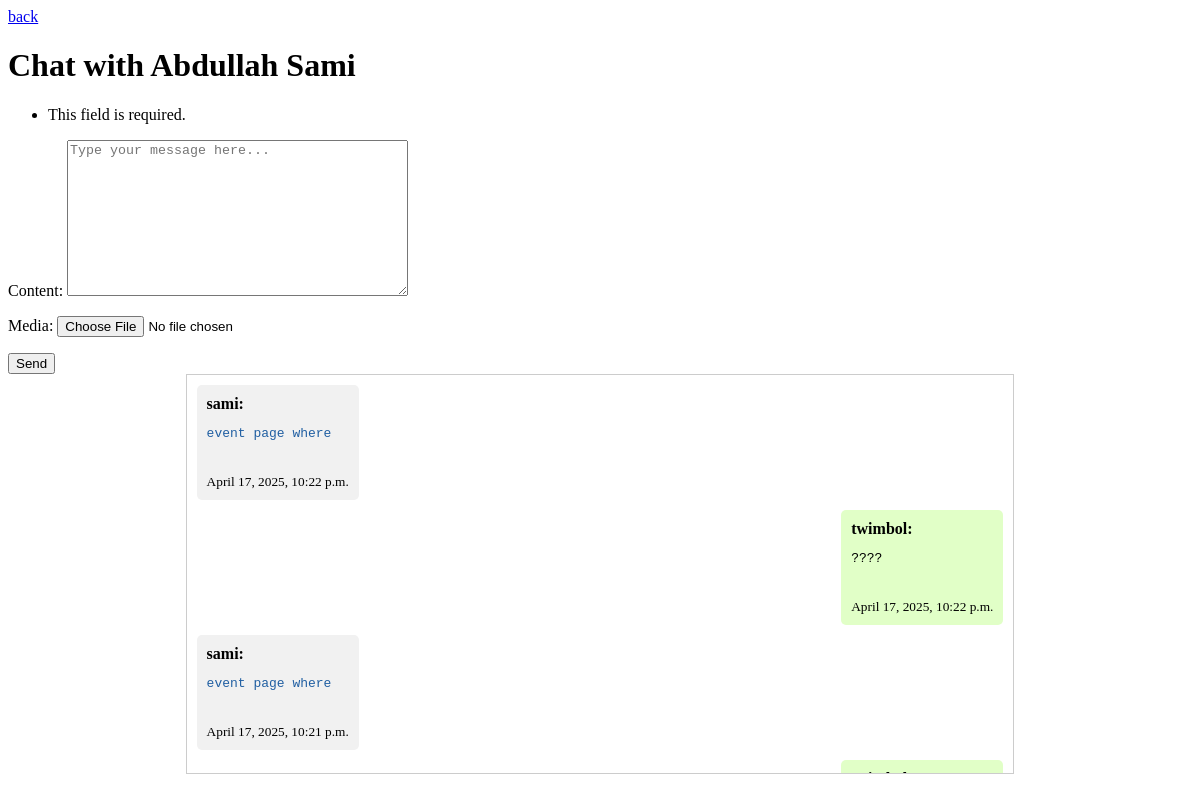
The page /messages/sami/ (signed in) on the database its author committed.
### user/models.py (models this page shows, shortened)
class UserProfile(models.Model):
    user = models.OneToOneField(User, on_delete=models.CASCADE, related_name='profile')
    profile_pic = models.ImageField(upload_to='img/profile_pics/', default='img/profile_pics/default.jpg', blank=True)
    first_name = models.CharField(max_length=50, null=True, blank=True)
    last_name = models.CharField(max_length=50, null=True, blank=True)
    user_phone = models.CharField(max_length=50, null=True, blank=True)
    user_address = models.CharField(max_length=50, null=True, blank=True)
    user_type = models.CharField(max_length=50, default='regular')
    birthday = models.DateField(null=True, blank=True, default='2000-01-01')
    user_social_fb = models.CharField(max_length=50, null=True, blank=True)
    user_social_twt = models.CharField(max_length=50, null=True, blank=True)
    user_social_yt = models.CharField(max_length=50, null=True, blank=True)
    user_status = models.BooleanField(default=True)
    user_banned = models.BooleanField(default=False)
    created_at = models.DateTimeField(auto_now_add=True)

### message/models.py (models this page shows, shortened)
class Message(models.Model):
    sender = models.ForeignKey(User, on_delete=models.CASCADE, related_name='sent_messages')
    receiver = models.ForeignKey(User, on_delete=models.CASCADE, related_name='received_messages')
    content = models.TextField()
    timestamp = models.DateTimeField(auto_now_add=True)
    is_read = models.BooleanField(default=False)
    media = models.FileField(upload_to='img/messages/', blank=True, null=True)

### message/views.py (the view, shortened to what this page needs)
# urls.py: path('', views.chat, name='message_home'),
@login_required
def chat(request, username=None):
    user = request.user
    if username is None:
        chats = User.objects.filter(sent_messages__receiver=user).distinct() | User.objects.filter(received_messages__sender=user).distinct()
        chats = chats.distinct()
        return render(request, 'messages.html', {'chats': chats})
    chat_user = User.objects.get(username=username)
    messages = Message.objects.filter(sender=user, receiver=chat_user) | Message.objects.filter(sender=chat_user, receiver=user)
    messages = messages.order_by('-timestamp')
    form = MessageForm(request.POST, request.FILES)
    context = {
        'messages': messages,
        'chat_user': chat_user,
        'form': form,
    }
    return render(request, 'messages.html', context)

### message/forms.py
class MessageForm(ModelForm):
    class Meta:
        model = Message
        fields = ['content', 'media']
        widgets = {
            'content': Textarea(attrs={'placeholder': 'Type your message here...'}),
            'media': FileInput(attrs={'accept': 'image/*,video/*,audio/*'}),
        }

### app/templates/messages.html (shortened to what this page needs)
<!DOCTYPE html>
<html lang="en">
<head>
</head>
<body>
{% if form %}
<a href="{% url 'message_home' %}">back</a>
<h1>Chat with {{chat_user.profile.first_name}} {{chat_user.profile.last_name}}</h1>
<form action="" method="post" enctype="multipart/form-data">
    {{ form.as_p }}
    <button type="submit" class="btn btn-primary">Send</button>
</form>
<div class="chat_box">
{% for msg in messages %}
<div class="msg_blob">
    <div class="{% if msg.sender == user %}sent_msg{%else%}received_msg{% endif %}">
        <strong>{{ msg.sender }}:</strong> <pre>{{ msg.content }}</pre> <br>
        <small>{{ msg.timestamp }}</small>
    </div>
</div>
{% endfor %}
</div>
{%endif%}
</body>
</html>

### app/templates/messages.html (style rules this page uses)
.chat_box { width: 70%; height: 400px; overflow-y: scroll; border: 1px solid #ccc; padding: 10px; margin: auto; margin-bottom: 20px; box-sizing: border-box; }
.sent_msg { background-color: #e1ffc7; padding: 10px; border-radius: 5px; margin-bottom: 10px; float: right; }
.received_msg { background-color: #f1f1f1; padding: 10px; border-radius: 5px; margin-bottom: 10px; float: left; }
.received_msg pre { color: #205fa2; }
.msg_blob { clear: both; }

### rows shown on the page
Message: sender "sami", content "event page where", timestamp "April 17, 2025, 10:22 p.m."
Message: sender "twimbol", content "????", timestamp "April 17, 2025, 10:22 p.m."
Message: sender "sami", content "event page where", timestamp "April 17, 2025, 10:21 p.m."

### other values the page prints
{{ chat_user.profile.first_name }} "Abdullah"
{{ chat_user.profile.last_name }} "Sami"
